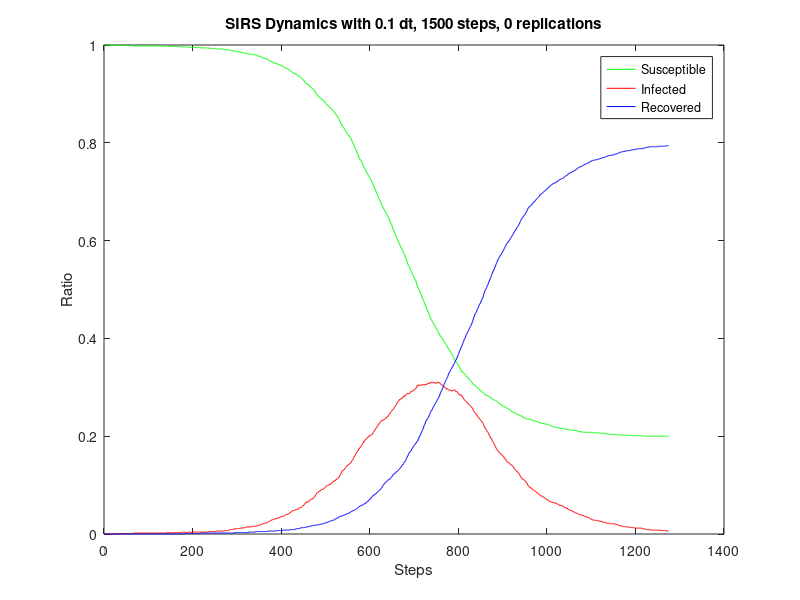

This figure's MATLAB source:
steps = 1500;
dt = 0.1;
replications = 0;
dynamics = [
1.000,0.000,0.000;
1.000,0.000,0.000;
1.000,0.000,0.000;
1.000,0.000,0.000;
1.000,0.000,0.000;
1.000,0.000,0.000;
1.000,0.000,0.000;
1.000,0.000,0.000;
1.000,0.000,0.000;
1.000,0.000,0.000;
1.000,0.000,0.000;
1.000,0.000,0.000;
1.000,0.000,0.000;
1.000,0.000,0.000;
1.000,0.000,0.000;
1.000,0.000,0.000;
1.000,0.000,0.000;
1.000,0.000,0.000;
1.000,0.000,0.000;
1.000,0.000,0.000;
1.000,0.000,0.000;
1.000,0.000,0.000;
1.000,0.000,0.000;
1.000,0.000,0.000;
1.000,0.000,0.000;
1.000,0.000,0.000;
1.000,0.000,0.000;
1.000,0.000,0.000;
1.000,0.000,0.000;
1.000,0.000,0.000;
1.000,0.000,0.000;
1.000,0.000,0.000;
0.999,0.001,0.000;
0.999,0.001,0.000;
0.999,0.001,0.000;
0.999,0.001,0.000;
0.999,0.001,0.000;
0.999,0.001,0.000;
0.999,0.001,0.000;
0.999,0.001,0.000;
0.999,0.001,0.000;
0.999,0.001,0.000;
0.999,0.001,0.000;
0.999,0.001,0.000;
0.999,0.001,0.000;
0.999,0.001,0.000;
0.999,0.001,0.000;
0.999,0.001,0.000;
0.999,0.001,0.000;
0.999,0.001,0.000;
0.999,0.001,0.000;
0.999,0.001,0.000;
0.999,0.001,0.000;
0.999,0.001,0.000;
0.999,0.001,0.000;
0.999,0.001,0.000;
0.999,0.001,0.000;
0.999,0.001,0.000;
0.999,0.001,0.000;
0.999,0.001,0.000;
0.999,0.001,0.000;
0.999,0.001,0.000;
0.999,0.001,0.000;
0.999,0.001,0.000;
0.999,0.001,0.000;
0.999,0.001,0.000;
0.998,0.002,0.000;
0.998,0.002,0.000;
0.998,0.002,0.000;
0.998,0.002,0.000;
0.998,0.002,0.000;
0.998,0.002,0.000;
0.998,0.002,0.000;
0.998,0.002,0.000;
0.998,0.002,0.000;
0.998,0.002,0.000;
0.998,0.002,0.000;
0.998,0.002,0.000;
0.998,0.002,0.000;
0.998,0.002,0.000;
0.998,0.002,0.000;
0.998,0.002,0.000;
0.998,0.002,0.000;
0.998,0.002,0.000;
0.998,0.002,0.000;
0.998,0.002,0.000;
0.998,0.002,0.000;
0.998,0.002,0.000;
0.998,0.002,0.000;
0.998,0.002,0.000;
0.998,0.002,0.000;
0.998,0.002,0.000;
0.998,0.002,0.000;
0.998,0.002,0.000;
0.998,0.002,0.000;
0.998,0.002,0.000;
0.998,0.002,0.000;
0.998,0.002,0.000;
0.998,0.002,0.000;
0.998,0.002,0.000;
0.998,0.002,0.000;
0.998,0.002,0.000;
0.998,0.002,0.000;
0.998,0.002,0.000;
0.998,0.002,0.000;
0.998,0.002,0.000;
0.998,0.002,0.000;
0.998,0.002,0.000;
0.998,0.002,0.000;
0.998,0.002,0.000;
0.998,0.002,0.000;
0.998,0.002,0.000;
0.998,0.002,0.000;
0.998,0.002,0.000;
0.998,0.002,0.000;
0.998,0.002,0.000;
0.998,0.002,0.000;
0.998,0.002,0.000;
0.998,0.002,0.000;
0.998,0.002,0.000;
0.998,0.002,0.000;
0.998,0.002,0.000;
0.998,0.002,0.000;
0.998,0.002,0.000;
0.998,0.002,0.000;
0.998,0.002,0.000;
0.998,0.002,0.000;
0.998,0.002,0.000;
0.998,0.002,0.000;
0.998,0.002,0.000;
0.998,0.002,0.000;
0.998,0.002,0.000;
0.998,0.002,0.000;
0.998,0.002,0.000;
0.998,0.002,0.000;
0.998,0.002,0.000;
0.998,0.002,0.000;
0.998,0.002,0.000;
0.998,0.002,0.000;
0.998,0.002,0.000;
0.998,0.002,0.000;
0.998,0.002,0.000;
0.998,0.002,0.000;
0.997,0.003,0.000;
0.997,0.003,0.000;
0.997,0.003,0.000;
0.997,0.003,0.000;
0.997,0.003,0.000;
0.997,0.003,0.000;
0.997,0.003,0.000;
0.997,0.003,0.000;
0.997,0.003,0.000;
0.997,0.002,0.000;
0.997,0.002,0.000;
0.997,0.002,0.000;
0.997,0.002,0.000;
0.997,0.002,0.000;
0.997,0.003,0.000;
0.997,0.003,0.000;
0.997,0.003,0.000;
0.997,0.003,0.000;
0.997,0.003,0.000;
0.997,0.003,0.000;
0.997,0.003,0.000;
0.997,0.003,0.000;
0.997,0.003,0.000;
0.997,0.003,0.000;
0.997,0.003,0.000;
0.997,0.003,0.000;
0.997,0.003,0.000;
0.997,0.003,0.000;
0.997,0.003,0.000;
0.997,0.003,0.000;
0.997,0.003,0.000;
0.997,0.003,0.000;
0.996,0.003,0.000;
0.996,0.004,0.000;
0.996,0.004,0.000;
0.996,0.004,0.000;
0.996,0.004,0.000;
0.996,0.004,0.000;
0.996,0.004,0.000;
0.996,0.004,0.000;
0.996,0.003,0.001;
0.996,0.003,0.001;
0.996,0.003,0.001;
0.996,0.003,0.001;
0.996,0.003,0.001;
0.996,0.003,0.001;
0.996,0.004,0.001;
0.996,0.004,0.001;
0.995,0.004,0.001;
0.995,0.004,0.001;
0.995,0.004,0.001;
0.995,0.004,0.001;
0.995,0.004,0.001;
0.995,0.004,0.001;
0.995,0.003,0.001;
0.995,0.003,0.001;
0.995,0.004,0.001;
0.995,0.004,0.001;
0.995,0.004,0.001;
0.995,0.004,0.001;
0.995,0.004,0.001;
0.995,0.004,0.001;
0.995,0.004,0.001;
0.995,0.004,0.001;
0.995,0.004,0.001;
0.995,0.004,0.001;
0.995,0.004,0.001;
0.995,0.004,0.001;
0.995,0.004,0.001;
0.995,0.004,0.001;
0.995,0.004,0.001;
0.995,0.004,0.001;
0.995,0.004,0.001;
0.995,0.004,0.001;
0.995,0.004,0.002;
0.994,0.004,0.002;
0.994,0.004,0.002;
0.994,0.004,0.002;
0.994,0.004,0.002;
0.994,0.004,0.002;
0.994,0.004,0.002;
0.994,0.004,0.002;
0.994,0.004,0.002;
0.994,0.004,0.002;
0.994,0.004,0.002;
0.994,0.004,0.002;
0.994,0.004,0.002;
0.994,0.004,0.002;
0.994,0.004,0.002;
0.994,0.004,0.002;
0.994,0.004,0.002;
0.994,0.004,0.002;
0.994,0.005,0.002;
0.994,0.005,0.002;
0.993,0.005,0.002;
0.993,0.005,0.002;
0.993,0.005,0.002;
0.993,0.005,0.002;
0.993,0.005,0.002;
0.993,0.005,0.002;
0.993,0.005,0.002;
0.993,0.005,0.002;
0.993,0.005,0.002;
0.993,0.005,0.002;
0.993,0.005,0.002;
0.993,0.005,0.002;
0.993,0.005,0.002;
0.993,0.005,0.002;
0.993,0.005,0.002;
0.992,0.006,0.002;
0.992,0.006,0.002;
0.992,0.006,0.002;
0.992,0.006,0.002;
0.992,0.006,0.002;
0.992,0.006,0.002;
0.992,0.006,0.002;
0.992,0.006,0.002;
0.992,0.006,0.002;
0.992,0.006,0.002;
0.992,0.006,0.002;
0.992,0.006,0.002;
0.992,0.006,0.002;
0.992,0.006,0.002;
0.992,0.006,0.002;
0.992,0.006,0.002;
0.991,0.006,0.002;
0.991,0.006,0.002;
0.991,0.006,0.002;
0.991,0.007,0.002;
0.991,0.007,0.002;
0.991,0.007,0.002;
0.991,0.007,0.002;
0.991,0.007,0.002;
0.991,0.007,0.002;
0.991,0.007,0.002;
0.991,0.007,0.002;
0.990,0.007,0.002;
0.990,0.008,0.002;
0.990,0.008,0.002;
0.990,0.008,0.002;
0.989,0.009,0.002;
0.989,0.009,0.002;
0.989,0.009,0.002;
0.989,0.009,0.002;
0.989,0.009,0.002;
0.989,0.009,0.002;
0.989,0.009,0.002;
0.988,0.009,0.002;
0.988,0.010,0.002;
0.988,0.010,0.002;
0.987,0.010,0.002;
0.987,0.011,0.003;
0.987,0.010,0.003;
0.987,0.010,0.003;
0.987,0.011,0.003;
0.987,0.011,0.003;
0.987,0.011,0.003;
0.987,0.011,0.003;
0.987,0.011,0.003;
0.986,0.011,0.003;
0.986,0.011,0.003;
0.986,0.011,0.003;
0.986,0.011,0.003;
0.986,0.012,0.003;
0.985,0.012,0.003;
0.985,0.012,0.003;
0.985,0.012,0.003;
0.985,0.012,0.003;
0.985,0.012,0.003;
0.984,0.012,0.003;
0.984,0.012,0.003;
0.984,0.013,0.003;
0.984,0.013,0.003;
0.984,0.013,0.003;
0.983,0.013,0.003;
0.983,0.014,0.003;
0.983,0.014,0.003;
0.983,0.014,0.003;
0.982,0.014,0.003;
0.982,0.014,0.003;
0.982,0.014,0.003;
0.982,0.015,0.003;
0.982,0.015,0.003;
0.982,0.014,0.004;
0.982,0.014,0.004;
0.982,0.014,0.004;
0.982,0.014,0.004;
0.981,0.015,0.004;
0.981,0.015,0.004;
0.981,0.015,0.004;
0.981,0.015,0.004;
0.981,0.015,0.004;
0.981,0.015,0.004;
0.980,0.016,0.004;
0.980,0.016,0.004;
0.980,0.016,0.004;
0.980,0.016,0.004;
0.980,0.016,0.004;
0.980,0.016,0.004;
0.979,0.016,0.005;
0.979,0.016,0.005;
0.979,0.017,0.005;
0.978,0.017,0.005;
0.978,0.017,0.005;
0.977,0.018,0.005;
0.977,0.018,0.005;
0.977,0.018,0.005;
0.977,0.018,0.005;
0.977,0.018,0.005;
0.977,0.018,0.005;
0.976,0.019,0.005;
0.975,0.020,0.005;
0.975,0.020,0.005;
0.975,0.020,0.005;
0.974,0.020,0.005;
0.974,0.021,0.005;
0.974,0.021,0.005;
0.973,0.022,0.005;
0.973,0.022,0.005;
0.973,0.022,0.005;
0.972,0.022,0.005;
0.972,0.022,0.005;
0.972,0.023,0.005;
0.972,0.023,0.005;
0.972,0.023,0.005;
0.971,0.024,0.005;
0.970,0.024,0.006;
0.969,0.025,0.006;
0.969,0.025,0.006;
0.969,0.026,0.006;
0.968,0.026,0.006;
0.968,0.026,0.006;
0.967,0.027,0.006;
0.966,0.028,0.006;
0.966,0.028,0.006;
0.966,0.029,0.006;
0.965,0.029,0.006;
0.965,0.029,0.006;
0.964,0.030,0.006;
0.964,0.030,0.006;
0.963,0.031,0.006;
0.963,0.031,0.006;
0.963,0.031,0.006;
0.963,0.031,0.006;
0.963,0.031,0.006;
0.962,0.031,0.007;
0.962,0.032,0.007;
0.961,0.032,0.007;
0.961,0.032,0.007;
0.961,0.033,0.007;
0.960,0.033,0.007;
0.960,0.033,0.007;
0.960,0.034,0.007;
0.959,0.034,0.007;
0.959,0.035,0.007;
0.958,0.035,0.007;
0.958,0.035,0.007;
0.958,0.036,0.007;
0.957,0.036,0.007;
0.957,0.036,0.007;
0.956,0.036,0.008;
0.956,0.037,0.008;
0.955,0.037,0.008;
0.954,0.038,0.008;
0.954,0.038,0.008;
0.953,0.039,0.008;
0.953,0.039,0.008;
0.952,0.040,0.008;
0.952,0.040,0.008;
0.952,0.040,0.008;
0.952,0.040,0.008;
0.951,0.041,0.008;
0.950,0.041,0.008;
0.950,0.041,0.008;
0.949,0.042,0.008;
0.949,0.043,0.008;
0.948,0.043,0.009;
0.947,0.045,0.009;
0.947,0.045,0.009;
0.946,0.045,0.009;
0.945,0.046,0.009;
0.944,0.047,0.009;
0.943,0.048,0.009;
0.943,0.048,0.009;
0.943,0.048,0.009;
0.942,0.048,0.009;
0.942,0.049,0.009;
0.941,0.049,0.010;
0.941,0.049,0.010;
0.941,0.049,0.010;
0.940,0.050,0.010;
0.939,0.050,0.011;
0.939,0.051,0.011;
0.938,0.051,0.011;
0.938,0.051,0.011;
0.938,0.051,0.011;
0.937,0.052,0.011;
0.935,0.054,0.011;
0.935,0.054,0.012;
0.934,0.054,0.012;
0.934,0.054,0.012;
0.933,0.054,0.013;
0.932,0.055,0.013;
0.931,0.056,0.013;
0.930,0.057,0.013;
0.929,0.058,0.013;
0.929,0.058,0.013;
0.927,0.059,0.013;
0.927,0.060,0.013;
0.925,0.061,0.013;
0.924,0.062,0.014;
0.923,0.064,0.014;
0.922,0.064,0.014;
0.922,0.064,0.014;
0.920,0.066,0.014;
0.920,0.065,0.015;
0.919,0.065,0.015;
0.919,0.066,0.015;
0.918,0.066,0.015;
0.918,0.067,0.015;
0.916,0.068,0.016;
0.915,0.070,0.016;
0.915,0.070,0.016;
0.914,0.070,0.016;
0.913,0.071,0.016;
0.912,0.071,0.017;
0.911,0.072,0.017;
0.911,0.072,0.017;
0.910,0.072,0.017;
0.909,0.074,0.018;
0.908,0.075,0.018;
0.907,0.075,0.018;
0.905,0.077,0.018;
0.904,0.078,0.018;
0.902,0.080,0.018;
0.901,0.081,0.018;
0.899,0.083,0.018;
0.898,0.084,0.018;
0.898,0.084,0.019;
0.897,0.085,0.019;
0.895,0.086,0.019;
0.894,0.087,0.019;
0.894,0.087,0.019;
0.893,0.088,0.019;
0.892,0.088,0.020;
0.891,0.089,0.020;
0.890,0.090,0.020;
0.889,0.091,0.020;
0.889,0.091,0.020;
0.889,0.091,0.020;
0.888,0.091,0.021;
0.887,0.092,0.021;
0.886,0.093,0.021;
0.885,0.093,0.022;
0.884,0.094,0.022;
0.883,0.095,0.023;
0.881,0.096,0.023;
0.880,0.097,0.023;
0.879,0.098,0.023;
0.878,0.099,0.023;
0.877,0.099,0.023;
0.876,0.099,0.024;
0.876,0.099,0.025;
0.876,0.100,0.025;
0.874,0.101,0.025;
0.873,0.102,0.026;
0.872,0.101,0.026;
0.872,0.101,0.026;
0.871,0.102,0.027;
0.870,0.103,0.027;
0.869,0.104,0.027;
0.868,0.105,0.028;
0.867,0.105,0.028;
0.866,0.107,0.028;
0.865,0.107,0.028;
0.864,0.108,0.028;
0.863,0.109,0.029;
0.861,0.109,0.030;
0.860,0.109,0.031;
0.858,0.111,0.031;
0.858,0.111,0.031;
0.857,0.111,0.032;
0.856,0.112,0.032;
0.853,0.114,0.033;
0.852,0.114,0.034;
0.852,0.114,0.034;
0.850,0.115,0.034;
0.848,0.117,0.035;
0.845,0.119,0.035;
0.844,0.120,0.036;
0.842,0.122,0.036;
0.840,0.123,0.037;
0.838,0.126,0.037;
0.836,0.127,0.037;
0.834,0.129,0.037;
0.833,0.130,0.037;
0.832,0.130,0.038;
0.831,0.131,0.038;
0.830,0.131,0.039;
0.828,0.133,0.039;
0.826,0.134,0.039;
0.825,0.135,0.040;
0.824,0.136,0.040;
0.822,0.138,0.040;
0.821,0.139,0.041;
0.819,0.140,0.041;
0.818,0.140,0.042;
0.817,0.141,0.042;
0.816,0.142,0.042;
0.814,0.142,0.043;
0.814,0.143,0.043;
0.812,0.144,0.044;
0.811,0.144,0.044;
0.810,0.145,0.045;
0.808,0.146,0.046;
0.805,0.149,0.046;
0.804,0.150,0.047;
0.801,0.151,0.047;
0.800,0.152,0.048;
0.798,0.154,0.048;
0.796,0.156,0.048;
0.794,0.158,0.048;
0.792,0.159,0.049;
0.790,0.160,0.050;
0.788,0.163,0.050;
0.786,0.164,0.051;
0.783,0.165,0.051;
0.781,0.167,0.052;
0.778,0.169,0.053;
0.776,0.170,0.053;
0.775,0.171,0.054;
0.771,0.174,0.055;
0.770,0.174,0.056;
0.767,0.176,0.057;
0.767,0.177,0.057;
0.765,0.177,0.057;
0.764,0.179,0.058;
0.762,0.180,0.058;
0.761,0.181,0.059;
0.758,0.183,0.059;
0.756,0.185,0.059;
0.754,0.186,0.060;
0.751,0.189,0.061;
0.750,0.188,0.061;
0.748,0.190,0.062;
0.747,0.191,0.062;
0.746,0.192,0.062;
0.743,0.194,0.063;
0.741,0.194,0.065;
0.740,0.195,0.065;
0.738,0.196,0.066;
0.737,0.197,0.066;
0.735,0.198,0.067;
0.733,0.199,0.068;
0.732,0.200,0.069;
0.730,0.201,0.070;
0.729,0.200,0.071;
0.727,0.202,0.071;
0.725,0.202,0.073;
0.724,0.203,0.073;
0.722,0.203,0.075;
0.721,0.203,0.076;
0.718,0.204,0.077;
0.716,0.206,0.078;
0.714,0.208,0.078;
0.711,0.209,0.080;
0.709,0.210,0.080;
0.707,0.212,0.081;
0.706,0.213,0.081;
0.703,0.215,0.082;
0.701,0.216,0.082;
0.699,0.217,0.084;
0.697,0.218,0.085;
0.694,0.220,0.085;
0.692,0.222,0.086;
0.690,0.223,0.087;
0.688,0.224,0.088;
0.686,0.225,0.089;
0.684,0.227,0.089;
0.682,0.228,0.090;
0.680,0.228,0.091;
0.678,0.230,0.092;
0.676,0.231,0.093;
0.673,0.232,0.095;
0.671,0.233,0.096;
0.670,0.232,0.098;
0.668,0.233,0.099;
0.666,0.233,0.101;
0.664,0.234,0.102;
0.663,0.234,0.102;
0.661,0.235,0.103;
0.659,0.236,0.105;
0.658,0.236,0.106;
0.657,0.237,0.106;
0.654,0.239,0.107;
0.653,0.239,0.108;
0.651,0.240,0.109;
0.650,0.240,0.110;
0.647,0.242,0.111;
0.645,0.244,0.111;
0.644,0.245,0.111;
0.642,0.245,0.112;
0.640,0.247,0.113;
0.638,0.248,0.114;
0.635,0.250,0.115;
0.633,0.251,0.116;
0.631,0.252,0.117;
0.628,0.254,0.119;
0.626,0.254,0.120;
0.624,0.255,0.121;
0.622,0.256,0.122;
0.619,0.258,0.123;
0.617,0.259,0.124;
0.616,0.261,0.124;
0.613,0.262,0.124;
0.611,0.263,0.126;
0.608,0.265,0.127;
0.606,0.266,0.128;
0.603,0.269,0.128;
0.601,0.270,0.129;
0.600,0.270,0.130;
0.598,0.271,0.131;
0.595,0.273,0.132;
0.592,0.275,0.133;
0.591,0.274,0.134;
0.590,0.275,0.135;
0.587,0.277,0.136;
0.586,0.277,0.137;
0.584,0.277,0.139;
0.582,0.278,0.140;
0.580,0.278,0.142;
0.578,0.280,0.142;
0.576,0.281,0.143;
0.574,0.282,0.144;
0.573,0.281,0.147;
0.571,0.281,0.148;
0.568,0.284,0.148;
0.566,0.284,0.150;
0.563,0.285,0.152;
0.560,0.286,0.155;
0.558,0.286,0.156;
0.555,0.287,0.158;
0.552,0.288,0.160;
0.550,0.287,0.162;
0.549,0.287,0.164;
0.547,0.287,0.166;
0.546,0.287,0.167;
0.543,0.289,0.168;
0.540,0.291,0.169;
0.539,0.291,0.170;
0.537,0.291,0.172;
0.535,0.291,0.174;
0.532,0.293,0.175;
0.530,0.293,0.176;
0.529,0.293,0.178;
0.528,0.293,0.179;
0.525,0.294,0.181;
0.523,0.295,0.182;
0.521,0.296,0.183;
0.519,0.297,0.184;
0.518,0.297,0.186;
0.515,0.299,0.186;
0.512,0.300,0.188;
0.508,0.303,0.189;
0.506,0.304,0.190;
0.503,0.305,0.192;
0.502,0.303,0.195;
0.500,0.304,0.196;
0.498,0.304,0.199;
0.496,0.305,0.200;
0.493,0.305,0.202;
0.492,0.304,0.204;
0.490,0.304,0.206;
0.487,0.304,0.208;
0.485,0.305,0.210;
0.483,0.305,0.212;
0.480,0.306,0.214;
0.478,0.305,0.217;
0.476,0.305,0.219;
0.474,0.304,0.222;
0.471,0.305,0.224;
0.469,0.306,0.225;
0.466,0.305,0.229;
0.464,0.306,0.230;
0.462,0.305,0.233;
0.460,0.307,0.233;
0.458,0.307,0.235;
0.456,0.308,0.236;
0.454,0.308,0.238;
0.452,0.308,0.239;
0.449,0.309,0.242;
0.447,0.309,0.244;
0.445,0.309,0.246;
0.442,0.308,0.249;
0.440,0.310,0.250;
0.438,0.310,0.252;
0.437,0.310,0.253;
0.435,0.311,0.254;
0.433,0.310,0.257;
0.432,0.309,0.259;
0.431,0.309,0.260;
0.429,0.309,0.262;
0.427,0.310,0.263;
0.426,0.309,0.265;
0.425,0.309,0.267;
0.423,0.309,0.268;
0.421,0.308,0.270;
0.420,0.309,0.271;
0.418,0.309,0.273;
0.416,0.309,0.275;
0.414,0.311,0.276;
0.412,0.310,0.278;
0.411,0.309,0.279;
0.409,0.309,0.282;
0.407,0.309,0.284;
0.406,0.308,0.286;
0.404,0.307,0.289;
0.403,0.306,0.291;
0.403,0.305,0.293;
0.401,0.305,0.294;
0.400,0.304,0.297;
0.398,0.303,0.299;
0.396,0.303,0.301;
0.395,0.302,0.303;
0.394,0.301,0.306;
0.392,0.300,0.308;
0.391,0.299,0.310;
0.390,0.299,0.312;
0.388,0.298,0.314;
0.387,0.296,0.316;
0.385,0.297,0.318;
0.383,0.297,0.320;
0.381,0.297,0.322;
0.380,0.296,0.324;
0.378,0.295,0.327;
0.378,0.294,0.329;
0.376,0.294,0.330;
0.374,0.294,0.332;
0.373,0.294,0.334;
0.371,0.294,0.336;
0.370,0.293,0.337;
0.369,0.293,0.339;
0.367,0.292,0.341;
0.366,0.293,0.342;
0.363,0.294,0.343;
0.361,0.294,0.346;
0.359,0.294,0.347;
0.357,0.294,0.349;
0.355,0.295,0.350;
0.354,0.293,0.353;
0.353,0.292,0.355;
0.352,0.291,0.356;
0.351,0.292,0.358;
0.349,0.291,0.360;
0.348,0.290,0.362;
0.347,0.289,0.365;
0.346,0.287,0.367;
0.344,0.287,0.369;
0.342,0.286,0.372;
0.341,0.284,0.374;
0.339,0.284,0.376;
0.337,0.285,0.378;
0.335,0.284,0.381;
0.333,0.284,0.383;
0.333,0.282,0.384;
0.331,0.282,0.387;
0.330,0.280,0.389;
0.330,0.278,0.392;
0.329,0.277,0.394;
0.328,0.275,0.397;
0.327,0.274,0.399;
0.327,0.274,0.400;
0.325,0.273,0.402;
0.324,0.271,0.405;
0.322,0.270,0.408;
0.322,0.270,0.409;
0.321,0.269,0.410;
0.320,0.267,0.413;
0.319,0.267,0.414;
0.318,0.266,0.416;
0.317,0.265,0.418;
0.316,0.264,0.420;
0.315,0.263,0.422;
0.314,0.262,0.424;
0.313,0.261,0.426;
0.312,0.260,0.427;
0.311,0.260,0.429;
0.310,0.258,0.432;
0.309,0.257,0.434;
0.307,0.256,0.437;
0.306,0.253,0.440;
0.305,0.252,0.442;
0.305,0.250,0.445;
0.304,0.248,0.448;
0.304,0.247,0.450;
0.303,0.247,0.451;
0.302,0.245,0.453;
0.301,0.245,0.454;
0.300,0.243,0.457;
0.299,0.241,0.460;
0.299,0.240,0.461;
0.298,0.239,0.463;
0.297,0.238,0.465;
0.296,0.236,0.468;
0.296,0.235,0.470;
0.294,0.235,0.471;
0.294,0.234,0.472;
0.293,0.232,0.475;
0.292,0.231,0.477;
0.291,0.230,0.479;
0.290,0.228,0.481;
0.290,0.228,0.482;
0.289,0.226,0.485;
0.288,0.224,0.488;
0.287,0.221,0.492;
0.286,0.219,0.494;
0.286,0.217,0.497;
0.285,0.217,0.498;
0.284,0.215,0.500;
0.284,0.214,0.502;
0.283,0.212,0.504;
0.283,0.210,0.507;
0.283,0.209,0.508;
0.282,0.208,0.510;
0.282,0.206,0.513;
0.281,0.204,0.515;
0.281,0.202,0.517;
0.280,0.200,0.520;
0.280,0.198,0.522;
0.279,0.197,0.524;
0.278,0.196,0.526;
0.277,0.194,0.529;
0.277,0.192,0.531;
0.276,0.191,0.534;
0.275,0.189,0.536;
0.275,0.187,0.538;
0.275,0.185,0.540;
0.274,0.184,0.542;
0.274,0.182,0.544;
0.273,0.181,0.546;
0.273,0.179,0.548;
0.273,0.176,0.551;
0.272,0.175,0.553;
0.272,0.173,0.555;
0.270,0.172,0.558;
0.270,0.171,0.560;
0.269,0.169,0.562;
0.268,0.168,0.563;
0.267,0.168,0.565;
0.267,0.166,0.567;
0.267,0.165,0.568;
0.266,0.164,0.569;
0.265,0.164,0.571;
0.264,0.163,0.573;
0.263,0.162,0.574;
0.263,0.162,0.575;
0.262,0.160,0.577;
0.262,0.159,0.579;
0.261,0.159,0.580;
0.261,0.157,0.582;
0.261,0.155,0.584;
0.260,0.154,0.586;
0.259,0.153,0.588;
0.259,0.153,0.589;
0.258,0.151,0.591;
0.258,0.149,0.593;
0.258,0.148,0.594;
0.257,0.147,0.596;
0.256,0.147,0.597;
0.256,0.147,0.597;
0.255,0.146,0.599;
0.255,0.145,0.600;
0.254,0.144,0.602;
0.253,0.143,0.604;
0.253,0.142,0.605;
0.252,0.141,0.606;
0.251,0.141,0.608;
0.250,0.141,0.609;
0.250,0.139,0.610;
0.250,0.138,0.612;
0.249,0.138,0.613;
0.249,0.136,0.615;
0.249,0.134,0.617;
0.248,0.133,0.619;
0.248,0.132,0.620;
0.247,0.131,0.622;
0.247,0.131,0.622;
0.246,0.129,0.624;
0.246,0.128,0.626;
0.245,0.128,0.627;
0.244,0.126,0.629;
0.244,0.126,0.630;
0.244,0.125,0.631;
0.243,0.123,0.633;
0.243,0.122,0.634;
0.243,0.121,0.637;
0.242,0.118,0.639;
0.242,0.117,0.641;
0.241,0.116,0.643;
0.241,0.114,0.645;
0.241,0.113,0.646;
0.240,0.112,0.647;
0.239,0.113,0.648;
0.238,0.112,0.649;
0.238,0.111,0.651;
0.238,0.110,0.652;
0.237,0.110,0.653;
0.236,0.109,0.654;
0.236,0.107,0.656;
0.236,0.106,0.658;
0.236,0.105,0.659;
0.236,0.104,0.661;
0.235,0.102,0.663;
0.235,0.100,0.665;
0.235,0.098,0.667;
0.235,0.098,0.667;
0.235,0.097,0.669;
0.235,0.095,0.670;
0.234,0.095,0.670;
0.234,0.095,0.671;
0.234,0.094,0.672;
0.234,0.093,0.673;
0.233,0.093,0.673;
0.233,0.092,0.675;
0.233,0.091,0.676;
0.232,0.090,0.678;
0.232,0.090,0.678;
0.232,0.089,0.679;
0.232,0.088,0.680;
0.231,0.088,0.681;
0.231,0.088,0.682;
0.230,0.087,0.683;
0.230,0.086,0.684;
0.230,0.085,0.685;
0.230,0.085,0.686;
0.230,0.084,0.687;
0.230,0.083,0.688;
0.229,0.082,0.689;
0.228,0.081,0.690;
0.228,0.081,0.691;
0.228,0.080,0.693;
0.228,0.079,0.694;
0.227,0.078,0.695;
0.227,0.078,0.695;
0.226,0.078,0.696;
0.226,0.078,0.696;
0.226,0.076,0.697;
0.226,0.076,0.698;
0.226,0.076,0.699;
0.226,0.075,0.700;
0.225,0.074,0.701;
0.225,0.074,0.701;
0.225,0.073,0.702;
0.225,0.073,0.703;
0.225,0.071,0.704;
0.225,0.071,0.704;
0.225,0.070,0.706;
0.224,0.070,0.706;
0.224,0.069,0.707;
0.223,0.069,0.708;
0.223,0.068,0.709;
0.223,0.067,0.710;
0.223,0.067,0.710;
0.222,0.067,0.711;
0.222,0.066,0.712;
0.222,0.066,0.713;
0.221,0.065,0.714;
0.221,0.065,0.714;
0.220,0.065,0.715;
0.220,0.064,0.716;
0.220,0.064,0.716;
0.219,0.064,0.717;
0.219,0.064,0.717;
0.219,0.064,0.717;
0.219,0.063,0.718;
0.218,0.064,0.718;
0.218,0.063,0.719;
0.218,0.063,0.719;
0.218,0.062,0.720;
0.218,0.062,0.720;
0.218,0.061,0.721;
0.217,0.061,0.722;
0.217,0.060,0.723;
0.217,0.060,0.723;
0.217,0.059,0.724;
0.217,0.058,0.725;
0.216,0.059,0.725;
0.216,0.058,0.725;
0.216,0.058,0.726;
0.216,0.058,0.726;
0.216,0.058,0.727;
0.216,0.057,0.727;
0.216,0.057,0.727;
0.216,0.057,0.728;
0.215,0.056,0.728;
0.215,0.055,0.730;
0.215,0.055,0.730;
0.215,0.054,0.731;
0.214,0.054,0.732;
0.214,0.053,0.733;
0.214,0.053,0.733;
0.214,0.053,0.733;
0.214,0.053,0.734;
0.214,0.051,0.735;
0.213,0.051,0.736;
0.213,0.050,0.737;
0.213,0.050,0.737;
0.213,0.049,0.738;
0.213,0.049,0.738;
0.213,0.049,0.739;
0.213,0.048,0.739;
0.212,0.048,0.739;
0.212,0.048,0.740;
0.212,0.047,0.741;
0.212,0.046,0.741;
0.212,0.046,0.742;
0.212,0.046,0.742;
0.212,0.045,0.742;
0.212,0.044,0.743;
0.212,0.044,0.744;
0.212,0.043,0.744;
0.212,0.043,0.745;
0.212,0.043,0.745;
0.211,0.043,0.746;
0.211,0.042,0.747;
0.211,0.042,0.747;
0.210,0.042,0.748;
0.210,0.041,0.749;
0.210,0.040,0.750;
0.210,0.040,0.750;
0.209,0.040,0.750;
0.209,0.039,0.751;
0.209,0.039,0.751;
0.209,0.039,0.751;
0.209,0.039,0.752;
0.209,0.039,0.752;
0.209,0.038,0.753;
0.208,0.038,0.753;
0.208,0.038,0.754;
0.208,0.037,0.754;
0.208,0.037,0.755;
0.208,0.036,0.756;
0.208,0.036,0.756;
0.208,0.036,0.756;
0.208,0.035,0.757;
0.208,0.035,0.757;
0.208,0.035,0.757;
0.208,0.034,0.758;
0.208,0.034,0.758;
0.208,0.034,0.759;
0.208,0.033,0.759;
0.208,0.033,0.759;
0.208,0.033,0.760;
0.208,0.032,0.761;
0.208,0.031,0.762;
0.208,0.030,0.762;
0.208,0.030,0.762;
0.207,0.030,0.763;
0.207,0.029,0.764;
0.207,0.029,0.764;
0.207,0.029,0.764;
0.207,0.029,0.764;
0.207,0.028,0.764;
0.207,0.028,0.765;
0.207,0.028,0.765;
0.207,0.028,0.765;
0.207,0.028,0.765;
0.207,0.028,0.765;
0.207,0.028,0.765;
0.207,0.028,0.766;
0.207,0.027,0.766;
0.207,0.027,0.766;
0.207,0.027,0.766;
0.207,0.027,0.767;
0.206,0.027,0.767;
0.206,0.026,0.767;
0.206,0.026,0.768;
0.206,0.026,0.768;
0.206,0.026,0.768;
0.206,0.026,0.768;
0.206,0.025,0.769;
0.206,0.025,0.769;
0.206,0.024,0.770;
0.206,0.024,0.770;
0.206,0.024,0.770;
0.206,0.024,0.770;
0.206,0.024,0.770;
0.206,0.024,0.770;
0.205,0.024,0.771;
0.205,0.023,0.772;
0.205,0.023,0.772;
0.205,0.022,0.772;
0.205,0.022,0.772;
0.205,0.022,0.773;
0.204,0.022,0.773;
0.204,0.022,0.774;
0.204,0.022,0.774;
0.204,0.022,0.774;
0.204,0.022,0.774;
0.204,0.021,0.774;
0.204,0.021,0.774;
0.204,0.021,0.775;
0.204,0.021,0.775;
0.204,0.021,0.775;
0.204,0.021,0.775;
0.204,0.021,0.775;
0.204,0.021,0.775;
0.204,0.021,0.775;
0.204,0.021,0.776;
0.203,0.020,0.776;
0.203,0.020,0.777;
0.203,0.020,0.777;
0.203,0.020,0.777;
0.203,0.020,0.777;
0.203,0.019,0.778;
0.203,0.019,0.778;
0.203,0.019,0.778;
0.203,0.019,0.779;
0.203,0.018,0.779;
0.203,0.017,0.780;
0.203,0.017,0.780;
0.203,0.017,0.780;
0.203,0.017,0.781;
0.203,0.017,0.781;
0.202,0.017,0.781;
0.202,0.016,0.781;
0.202,0.016,0.782;
0.202,0.016,0.782;
0.202,0.015,0.782;
0.202,0.015,0.782;
0.202,0.015,0.782;
0.202,0.015,0.782;
0.202,0.015,0.783;
0.202,0.015,0.783;
0.202,0.015,0.783;
0.202,0.015,0.783;
0.202,0.015,0.783;
0.202,0.014,0.784;
0.202,0.014,0.784;
0.202,0.014,0.784;
0.202,0.014,0.784;
0.202,0.014,0.784;
0.202,0.014,0.784;
0.202,0.014,0.784;
0.202,0.014,0.784;
0.202,0.014,0.785;
0.201,0.014,0.785;
0.201,0.013,0.785;
0.201,0.013,0.785;
0.201,0.013,0.786;
0.201,0.013,0.786;
0.201,0.013,0.786;
0.201,0.013,0.786;
0.201,0.013,0.786;
0.201,0.013,0.786;
0.201,0.012,0.787;
0.201,0.012,0.787;
0.201,0.012,0.787;
0.201,0.012,0.787;
0.201,0.012,0.787;
0.201,0.012,0.787;
0.201,0.012,0.787;
0.201,0.012,0.788;
0.201,0.012,0.788;
0.201,0.012,0.788;
0.201,0.012,0.788;
0.201,0.012,0.788;
0.201,0.012,0.788;
0.201,0.012,0.788;
0.201,0.012,0.788;
0.201,0.012,0.788;
0.201,0.012,0.788;
0.201,0.011,0.788;
0.200,0.011,0.788;
0.200,0.011,0.789;
0.200,0.011,0.789;
0.200,0.010,0.789;
0.200,0.010,0.790;
0.200,0.010,0.790;
0.200,0.010,0.790;
0.200,0.009,0.790;
0.200,0.009,0.791;
0.200,0.009,0.791;
0.200,0.009,0.791;
0.200,0.009,0.791;
0.200,0.009,0.791;
0.200,0.009,0.791;
0.200,0.009,0.791;
0.200,0.008,0.792;
0.200,0.009,0.792;
0.200,0.009,0.792;
0.200,0.008,0.792;
0.200,0.008,0.792;
0.200,0.008,0.792;
0.200,0.008,0.792;
0.200,0.008,0.792;
0.200,0.008,0.792;
0.200,0.008,0.792;
0.200,0.008,0.792;
0.200,0.008,0.792;
0.200,0.008,0.792;
0.200,0.008,0.792;
0.200,0.008,0.792;
0.200,0.008,0.792;
0.200,0.008,0.792;
0.200,0.008,0.792;
0.200,0.008,0.792;
0.200,0.008,0.792;
0.200,0.008,0.793;
0.200,0.007,0.793;
0.200,0.007,0.793;
0.200,0.008,0.793;
0.200,0.008,0.793;
0.200,0.008,0.793;
0.200,0.008,0.793;
0.200,0.007,0.793;
0.200,0.007,0.793;
0.200,0.007,0.793;
0.200,0.007,0.793;
0.200,0.007,0.793;
0.200,0.007,0.793;
0.200,0.007,0.793;
0.200,0.007,0.793;
0.200,0.007,0.793;
0.200,0.007,0.793;
0.200,0.007,0.794;
0.200,0.007,0.794;
0.200,0.006,0.794;
0.200,0.006,0.794;
0.200,0.006,0.794;
0.200,0.006,0.794;
0.200,0.006,0.794;
];

susceptibleRatio = dynamics (:, 1);
infectedRatio = dynamics (:, 2);
recoveredRatio = dynamics (:, 3);
figure
plot (susceptibleRatio.', 'color', 'green');
hold on
plot (infectedRatio.', 'color', 'red');
hold on
plot (recoveredRatio.', 'color', 'blue');
xlabel ('Steps');
ylabel ('Ratio');
legend('Susceptible','Infected', 'Recovered');
title ('SIRS Dynamics with 0.1 dt, 1500 steps, 0 replications');
